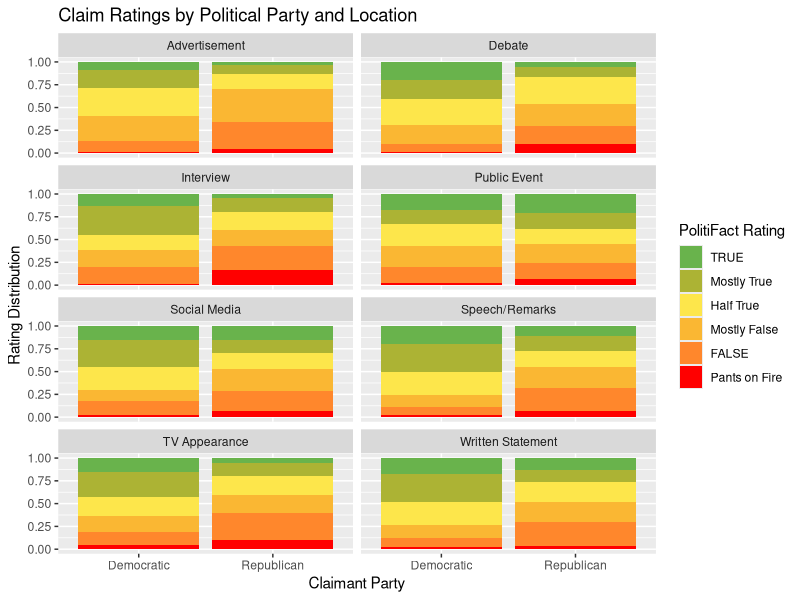
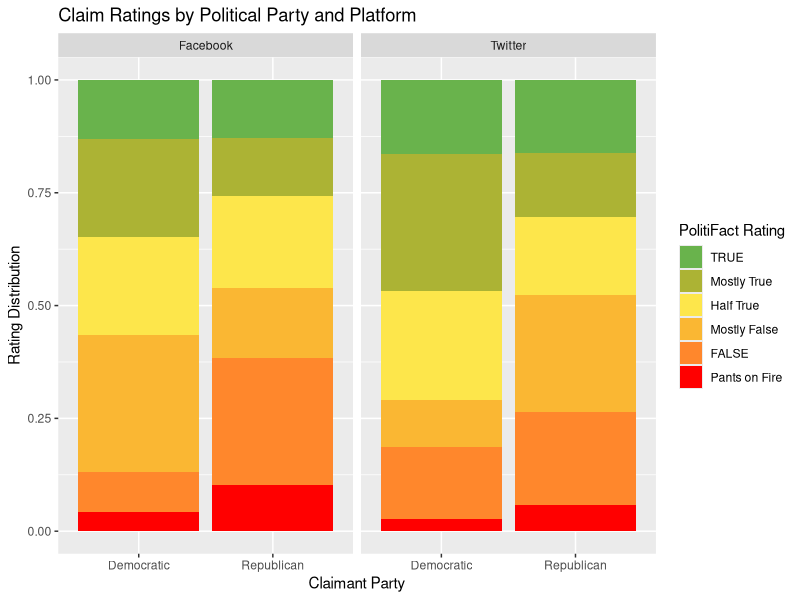
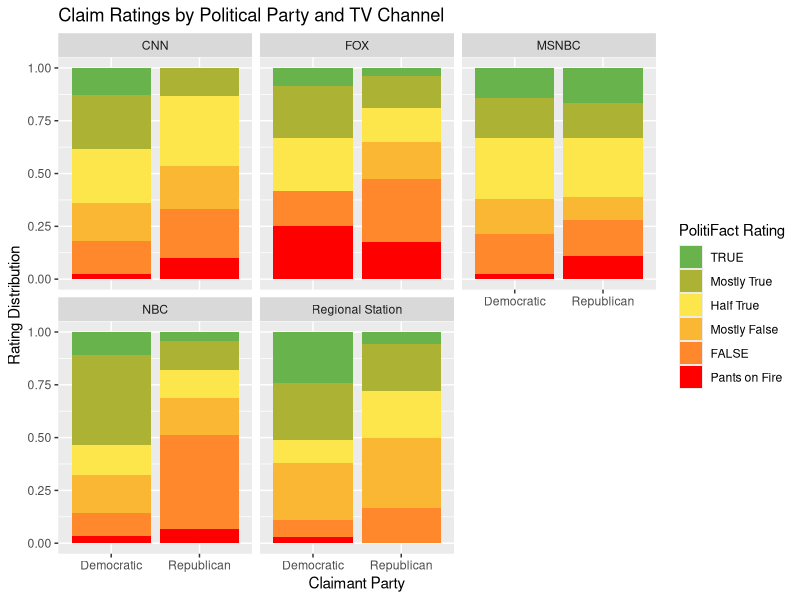

The R source for these figures, in order:
## ---- chunk 1
knitr::opts_chunk$set(echo = TRUE)
library(tidyverse)
library(knitr)
## ---- chunk 2
loc_tags <- read.csv("locoflie.csv") %>%
  mutate(textualRating = fct_relevel(textualRating, c("TRUE",
                                                      "Mostly True",
                                                      "Half True",
                                                      "Mostly False",
                                                      "FALSE",
                                                      "Pants on Fire")))

truenesscolors = c("#69B34C", "#ACB334", "#FDE64B", "#FAB733", "#FF872C", "#FF0000")
## ---- chunk 3
loc_tags %>%
  group_by(claimant_party) %>%
  summarise(count = n()) %>%
  kable(caption = "Claims Count by Party")
## ---- chunk 4
loc_tags %>%
  group_by(location) %>%
  summarise(count = n()) %>%
  kable(caption = "Distribution of All Claims by Location")
## ---- chunk 5
loc_tags %>%
  group_by(location, claimant_party) %>%
  summarise(count = n()) %>%
  pivot_wider(names_from = location, values_from = count) %>%
  kable(caption = "Distribution of Claims by Party and Location")
## ---- chunk 6
loc_tags %>%
  ggplot(aes(x = claimant_party, fill = textualRating)) +
  geom_bar(position = "fill") +
  facet_wrap(~ location, ncol = 2) +
  labs(
    x = "Claimant Party",
    y = "Rating Distribution",
    fill = "PolitiFact Rating",
    title = "Claim Ratings by Political Party and Location"
  ) +
  scale_fill_manual(values = truenesscolors)
## ---- chunk 7
loc_tags %>%
  filter(location == "Social Media") %>%
  group_by(location.extra) %>%
  summarise(count = n()) %>%
  kable(caption = "Distribution of Claims by Social Media App")
## ---- chunk 8
loc_tags %>%
  filter(location == "Social Media",
         location.extra == "Twitter" | location.extra == "Facebook") %>%
  ggplot(aes(x = claimant_party, fill = textualRating)) +
  geom_bar(position = "fill") +
  facet_wrap(~ location.extra) +
  labs(
    x = "Claimant Party",
    y = "Rating Distribution",
    fill = "PolitiFact Rating",
    title = "Claim Ratings by Political Party and Platform"
  ) +
  scale_fill_manual(values = truenesscolors)
## ---- chunk 9
numb_tags <- loc_tags %>%
  filter(location == "Social Media",
         location.extra == "Twitter" | location.extra == "Facebook") %>%
  group_by(claimant_party) %>%
  summarize(count = n()) %>%
  pull(count)

loc_tags %>%
  filter(location == "Social Media",
         location.extra == "Twitter" | location.extra == "Facebook") %>%
  group_by(claimant_party) %>%
  summarize(count = n()) %>%
  kable(caption = "Total Claims on Twitter and Facebook")

loc_tags %>%
  filter(location == "Social Media",
         location.extra == "Twitter" | location.extra == "Facebook",
         claimant_party == "Democratic") %>%
  group_by(textualRating) %>%
  summarize(count = n(), proportion = n()/numb_tags[1]) %>%
  kable(caption = "Democrats PolitiFact Rating Proportions on Twitter and Facebook", digits = 3)

loc_tags %>%
  filter(location == "Social Media",
         location.extra == "Twitter" | location.extra == "Facebook",
         claimant_party == "Republican") %>%
  group_by(textualRating) %>%
  summarize(count = n(), proportion = n()/numb_tags[2]) %>%
  kable(caption = "Republicans PolitiFact Rating Proportions on Twitter and Facebook", digits = 3)
## ---- chunk 10
loc_tags %>%
  filter(location == "TV Appearance") %>%
  group_by(location.extra) %>%
  summarise(count = n()) %>%
  kable(caption = "Distribution of TV Appearances")
## ---- chunk 11
loc_tags %>%
  filter(location == "TV Appearance",
           location.extra == "CNN" | 
           location.extra == "FOX" | 
           location.extra == "MSNBC" | 
           location.extra == "NBC" | 
           location.extra == "Regional Station") %>%
  group_by(claimant_party, location.extra) %>%
  summarize(count = n()) %>%
  pivot_wider(names_from = location.extra, values_from = count) %>%
  kable(caption = "Claims made on TV, by Claimant Party")
## ---- chunk 12
loc_tags %>%
  filter(location == "TV Appearance",
         location.extra == "FOX" | 
           location.extra == "CNN" | 
           location.extra == "MSNBC" | 
           location.extra == "NBC" | 
           location.extra == "Regional Station") %>%
  ggplot(aes(x = claimant_party, fill = textualRating)) +
  geom_bar(position = "fill") +
  facet_wrap(~ location.extra) +
  labs(
    x = "Claimant Party",
    y = "Rating Distribution",
    fill = "PolitiFact Rating",
    title = "Claim Ratings by Political Party and TV Channel"
  ) +
  scale_fill_manual(values = truenesscolors)
## ---- chunk 13
loc_tags %>%
   filter(location == "TV Appearance",
         location.extra == "FOX") %>%
  group_by(claimant_party, textualRating) %>%
  summarize(count = n()) %>%
  pivot_wider(names_from = textualRating, values_from = count, values_fill = 0) %>%
  kable(caption = "Claim Distribution on FOX")

loc_tags %>%
   filter(location == "TV Appearance",
         location.extra == "CNN") %>%
  group_by(claimant_party, textualRating) %>%
  summarize(count = n()) %>%
  pivot_wider(names_from = textualRating, values_from = count, values_fill = 0) %>%
  kable(caption = "Claim Distribution on CNN", digits = 3)

loc_tags %>%
   filter(location == "TV Appearance",
         location.extra == "MSNBC") %>%
  group_by(claimant_party, textualRating) %>%
  summarize(count = n()) %>%
  pivot_wider(names_from = textualRating, values_from = count, values_fill = 0) %>%
  kable(caption = "Claim Distribution on MSNBC")

loc_tags %>%
   filter(location == "TV Appearance",
         location.extra == "NBC") %>%
  group_by(claimant_party, textualRating) %>%
  summarize(count = n()) %>%
  pivot_wider(names_from = textualRating, values_from = count, values_fill = 0) %>%
  kable(caption = "Claim Distribution on NBC")

loc_tags %>%
   filter(location == "TV Appearance",
         location.extra == "Regional Station") %>%
  group_by(claimant_party, textualRating) %>%
  summarize(count = n()) %>%
  pivot_wider(names_from = textualRating, values_from = count, values_fill = 0) %>%
  kable(caption = "Claim Distribution on Regional Station")
## ---- chunk 14
loc_tags %>%
  filter(location == "Speech/Remarks") %>%
  group_by(location.extra, claimant_party) %>%
  summarize(count = n())
